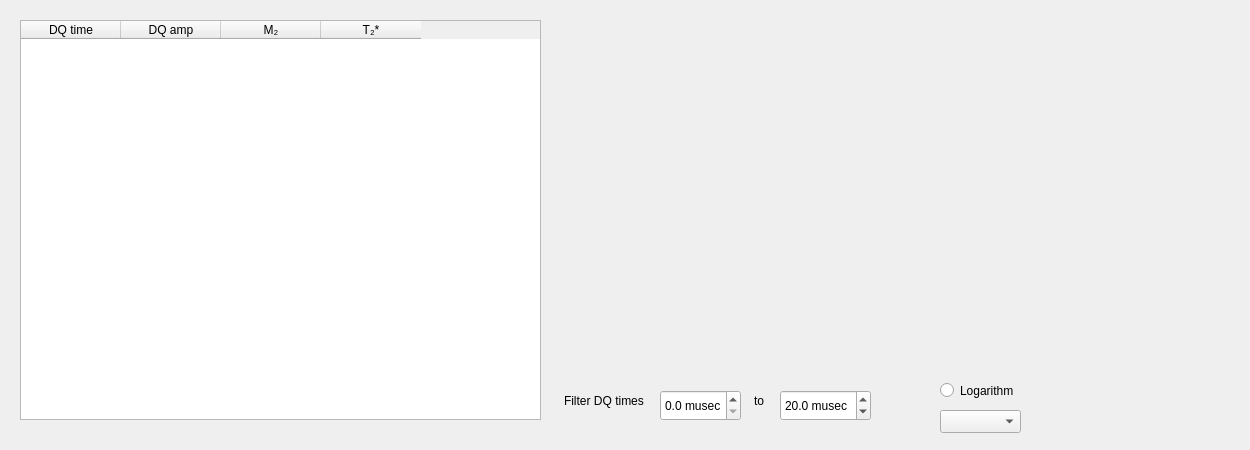
    <widget class="QWidget" name="tab_2">
     <attribute name="title">
      <string>DQ</string>
     </attribute>
     <widget class="PlotWidget" name="DQ_Widget_1" native="true">
      <property name="geometry">
       <rect>
        <x>570</x>
        <y>20</y>
        <width>311</width>
        <height>351</height>
       </rect>
      </property>
     </widget>
     <widget class="QTableWidget" name="table_DQ">
      <property name="geometry">
       <rect>
        <x>20</x>
        <y>20</y>
        <width>521</width>
        <height>400</height>
       </rect>
      </property>
      <property name="editTriggers">
       <set>QAbstractItemView::AllEditTriggers</set>
      </property>
      <property name="selectionBehavior">
       <enum>QAbstractItemView::SelectRows</enum>
      </property>
      <property name="columnCount">
       <number>4</number>
      </property>
      <column>
       <property name="text">
        <string>DQ time</string>
       </property>
      </column>
      <column>
       <property name="text">
        <string>DQ amp</string>
       </property>
      </column>
      <column>
       <property name="text">
        <string>M₂</string>
       </property>
      </column>
      <column>
       <property name="text">
        <string>T₂*</string>
       </property>
      </column>
     </widget>
     <widget class="PlotWidget" name="DQ_Widget_2" native="true">
      <property name="geometry">
       <rect>
        <x>910</x>
        <y>20</y>
        <width>311</width>
        <height>351</height>
       </rect>
      </property>
     </widget>
     <widget class="QRadioButton" name="radioButton_Log">
      <property name="geometry">
       <rect>
        <x>940</x>
        <y>380</y>
        <width>83</width>
        <height>21</height>
       </rect>
      </property>
      <property name="text">
       <string>Logarithm</string>
      </property>
     </widget>
     <widget class="QDoubleSpinBox" name="dq_min">
      <property name="geometry">
       <rect>
        <x>660</x>
        <y>390</y>
        <width>81</width>
        <height>31</height>
       </rect>
      </property>
      <property name="prefix">
       <string/>
      </property>
      <property name="suffix">
       <string> musec</string>
      </property>
      <property name="decimals">
       <number>1</number>
      </property>
      <property name="minimum">
       <double>0.000000000000000</double>
      </property>
      <property name="singleStep">
       <double>2.000000000000000</double>
      </property>
      <property name="value">
       <double>0.000000000000000</double>
      </property>
     </widget>
     <widget class="QDoubleSpinBox" name="dq_max">
      <property name="geometry">
       <rect>
        <x>780</x>
        <y>390</y>
        <width>91</width>
        <height>31</height>
       </rect>
      </property>
      <property name="prefix">
       <string/>
      </property>
      <property name="suffix">
       <string> musec</string>
      </property>
      <property name="decimals">
       <number>1</number>
      </property>
      <property name="minimum">
       <double>0.000000000000000</double>
      </property>
      <property name="singleStep">
       <double>2.000000000000000</double>
      </property>
      <property name="value">
       <double>20.000000000000000</double>
      </property>
     </widget>
     <widget class="QTextEdit" name="textEdit_7">
      <property name="geometry">
       <rect>
        <x>560</x>
        <y>390</y>
        <width>91</width>
        <height>31</height>
       </rect>
      </property>
      <property name="mouseTracking">
       <bool>false</bool>
      </property>
      <property name="focusPolicy">
       <enum>Qt::NoFocus</enum>
      </property>
      <property name="styleSheet">
       <string notr="true">background: transparent</string>
      </property>
      <property name="frameShape">
       <enum>QFrame::NoFrame</enum>
      </property>
      <property name="verticalScrollBarPolicy">
       <enum>Qt::ScrollBarAlwaysOff</enum>
      </property>
      <property name="horizontalScrollBarPolicy">
       <enum>Qt::ScrollBarAlwaysOff</enum>
      </property>
      <property name="sizeAdjustPolicy">
       <enum>QAbstractScrollArea::AdjustToContents</enum>
      </property>
      <property name="html">
       <string>&lt;!DOCTYPE HTML PUBLIC &quot;-//W3C//DTD HTML 4.0//EN&quot; &quot;http://www.w3.org/TR/REC-html40/strict.dtd&quot;&gt;
&lt;html&gt;&lt;head&gt;&lt;meta name=&quot;qrichtext&quot; content=&quot;1&quot; /&gt;&lt;meta charset=&quot;utf-8&quot; /&gt;&lt;style type=&quot;text/css&quot;&gt;
p, li { white-space: pre-wrap; }
hr { height: 1px; border-width: 0; }
li.unchecked::marker { content: &quot;\2610&quot;; }
li.checked::marker { content: &quot;\2612&quot;; }
&lt;/style&gt;&lt;/head&gt;&lt;body style=&quot; font-family:'Segoe UI'; font-size:9pt; font-weight:400; font-style:normal;&quot;&gt;
&lt;p style=&quot; margin-top:0px; margin-bottom:0px; margin-left:0px; margin-right:0px; -qt-block-indent:0; text-indent:0px;&quot;&gt;Filter DQ times&lt;/p&gt;&lt;/body&gt;&lt;/html&gt;</string>
      </property>
      <property name="textInteractionFlags">
       <set>Qt::NoTextInteraction</set>
      </property>
     </widget>
     <widget class="QTextEdit" name="textEdit_8">
      <property name="geometry">
       <rect>
        <x>750</x>
        <y>390</y>
        <width>31</width>
        <height>31</height>
       </rect>
      </property>
      <property name="mouseTracking">
       <bool>false</bool>
      </property>
      <property name="focusPolicy">
       <enum>Qt::NoFocus</enum>
      </property>
      <property name="styleSheet">
       <string notr="true">background: transparent</string>
      </property>
      <property name="frameShape">
       <enum>QFrame::NoFrame</enum>
      </property>
      <property name="verticalScrollBarPolicy">
       <enum>Qt::ScrollBarAlwaysOff</enum>
      </property>
      <property name="horizontalScrollBarPolicy">
       <enum>Qt::ScrollBarAlwaysOff</enum>
      </property>
      <property name="sizeAdjustPolicy">
       <enum>QAbstractScrollArea::AdjustToContents</enum>
      </property>
      <property name="html">
       <string>&lt;!DOCTYPE HTML PUBLIC &quot;-//W3C//DTD HTML 4.0//EN&quot; &quot;http://www.w3.org/TR/REC-html40/strict.dtd&quot;&gt;
&lt;html&gt;&lt;head&gt;&lt;meta name=&quot;qrichtext&quot; content=&quot;1&quot; /&gt;&lt;meta charset=&quot;utf-8&quot; /&gt;&lt;style type=&quot;text/css&quot;&gt;
p, li { white-space: pre-wrap; }
hr { height: 1px; border-width: 0; }
li.unchecked::marker { content: &quot;\2610&quot;; }
li.checked::marker { content: &quot;\2612&quot;; }
&lt;/style&gt;&lt;/head&gt;&lt;body style=&quot; font-family:'Segoe UI'; font-size:9pt; font-weight:400; font-style:normal;&quot;&gt;
&lt;p style=&quot; margin-top:0px; margin-bottom:0px; margin-left:0px; margin-right:0px; -qt-block-indent:0; text-indent:0px;&quot;&gt;to&lt;/p&gt;
&lt;p style=&quot;-qt-paragraph-type:empty; margin-top:0px; margin-bottom:0px; margin-left:0px; margin-right:0px; -qt-block-indent:0; text-indent:0px;&quot;&gt;&lt;br /&gt;&lt;/p&gt;&lt;/body&gt;&lt;/html&gt;</string>
      </property>
      <property name="textInteractionFlags">
       <set>Qt::NoTextInteraction</set>
      </property>
     </widget>
     <widget class="QComboBox" name="comboBox_2">
      <property name="geometry">
       <rect>
        <x>940</x>
        <y>410</y>
        <width>81</width>
        <height>23</height>
       </rect>
      </property>
      <property name="currentText">
       <string/>
      </property>
      <property name="currentIndex">
       <number>-1</number>
      </property>
      <property name="maxVisibleItems">
       <number>10</number>
      </property>
      <property name="placeholderText">
       <string>Function:</string>
      </property>
      <item>
       <property name="text">
        <string>Gauss</string>
       </property>
      </item>
      <item>
       <property name="text">
        <string>Lorenz</string>
       </property>
      </item>
      <item>
       <property name="text">
        <string>Pseudo Voigt</string>
       </property>
      </item>
     </widget>
     <widget class="QTextEdit" name="textEdit_4">
      <property name="geometry">
       <rect>
        <x>1120</x>
        <y>380</y>
        <width>121</width>
        <height>61</height>
       </rect>
      </property>
      <property name="font">
       <font>
        <pointsize>7</pointsize>
       </font>
      </property>
      <property name="mouseTracking">
       <bool>false</bool>
      </property>
      <property name="focusPolicy">
       <enum>Qt::NoFocus</enum>
      </property>
      <property name="acceptDrops">
       <bool>false</bool>
      </property>
      <property name="styleSheet">
       <string notr="true">background: transparent</string>
      </property>
      <property name="frameShape">
       <enum>QFrame::NoFrame</enum>
      </property>
      <property name="verticalScrollBarPolicy">
       <enum>Qt::ScrollBarAlwaysOff</enum>
      </property>
      <property name="horizontalScrollBarPolicy">
       <enum>Qt::ScrollBarAlwaysOff</enum>
      </property>
      <property name="sizeAdjustPolicy">
       <enum>QAbstractScrollArea::AdjustToContents</enum>
      </property>
      <property name="undoRedoEnabled">
       <bool>false</bool>
      </property>
      <property name="html">
       <string>&lt;!DOCTYPE HTML PUBLIC &quot;-//W3C//DTD HTML 4.0//EN&quot; &quot;http://www.w3.org/TR/REC-html40/strict.dtd&quot;&gt;
&lt;html&gt;&lt;head&gt;&lt;meta name=&quot;qrichtext&quot; content=&quot;1&quot; /&gt;&lt;meta charset=&quot;utf-8&quot; /&gt;&lt;style type=&quot;text/css&quot;&gt;
p, li { white-space: pre-wrap; }
hr { height: 1px; border-width: 0; }
li.unchecked::marker { content: &quot;\2610&quot;; }
li.checked::marker { content: &quot;\2612&quot;; }
&lt;/style&gt;&lt;/head&gt;&lt;body style=&quot; font-family:'Segoe UI'; font-size:7pt; font-weight:400; font-style:normal;&quot;&gt;
&lt;p style=&quot;-qt-paragraph-type:empty; margin-top:0px; margin-bottom:0px; margin-left:0px; margin-right:0px; -qt-block-indent:0; text-indent:0px; font-size:9pt;&quot;&gt;&lt;br /&gt;&lt;/p&gt;&lt;/body&gt;&lt;/html&gt;</string>
      </property>
      <property name="textInteractionFlags">
       <set>Qt::NoTextInteraction</set>
      </property>
     </widget>
    </widget>
